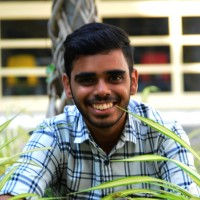
#> input picture Image-Encryption-and-Authentication/Pratyush.png, 200 x 200 px, found by its file name
$ python histogram_20220319125707.py
#> lines starting #> are read from the running program, lines starting #| are printed output that depends on the picture
"""
This module consist of three module redhistogram,bluehistogram,greenhitogram.All these modules does the histogram analysis of the
red , blue and green color present in the images.For calculating the histogram of different color ,pillow image library
is used .And to plot the data on graph matplotlib library has been used.
"""

from PIL import Image
from pylab import *
import matplotlib.pylab as plt
import matplotlib.pylab as plt2


def rgbhistogram(loc,output):

#> called with output = 'ab'
    im = array(Image.open(loc).convert('RGB'))
#> im is the input picture: shape (200, 200, 3); mean R, G, B 135.9, 137.6, 123.1

    im2 = 255 - im  # invert image green
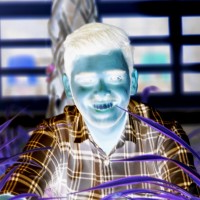
#> im2: shape (200, 200, 3); mean R, G, B 119.1, 117.4, 131.9
    im3 = (100.0 / 255) * im + 100  # clamp to interval 100...200 red
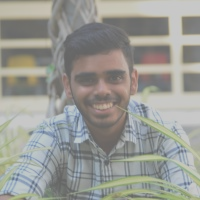
#> im3: shape (200, 200, 3) float64; mean R, G, B 153.3, 154, 148.3
    im4 = 255.0 * (im / 255.0) ** 2  # squared blue
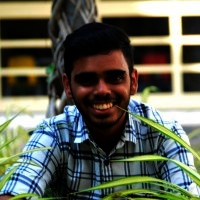
#> im4: shape (200, 200, 3) float64; mean R, G, B 96.1, 99.6, 84.2
    plt2.axis('equal')
    plt2.axis('off')
    plt2.figure()
    plt2.hist(im2.flatten(), 128)
    plt2.hist(im3.flatten(), 128)
    plt2.hist(im4.flatten(), 128)
    plt2.show()
    plt2.savefig(output+".png")
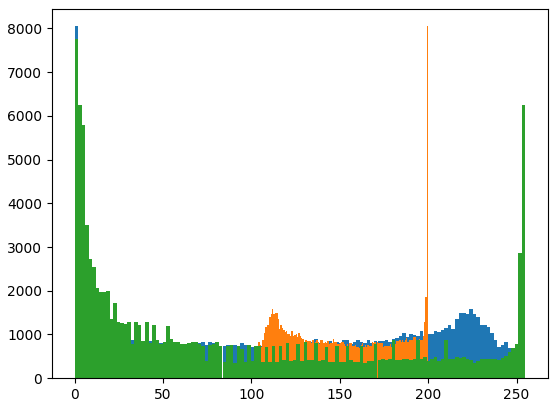
#> figure drawn by matplotlib, 1 panel; tallest bar 8049 high, from x = 0 to 1.99; tallest bar 8049 high, from x = 199.2 to 200; tallest bar 7760 high, from x = 0 to 1.99


def rgbhistogram2(loc,output):
    im = array(Image.open(loc).convert('RGB'))

    im2 = 255 - im  # invert image green
    im3 = (100.0 / 255) * im + 100  # clamp to interval 100...200 red
    im4 = 255.0 * (im / 255.0) ** 2  # squared blue
    plt2.axis('equal')
    plt2.axis('on')
    plt2.figure()
    plt2.hist(im2.flatten(), 128)
    plt2.hist(im3.flatten(), 128)
    plt2.hist(im4.flatten(), 128)
    plt2.show()
    plt2.savefig(output+".png")


def redhistogram(loc):
    im = array(Image.open(loc).convert('RGB')) #Opening the image
    im = (100.0 / 255) * im + 100  # clamp to interval 100...200 red
    #Fecthing red pixels
    axis('equal')
    axis('off')
    figure()
    hist(im.flatten(), 128) #Designing the histogram

    show()


def greenhistogram(loc):
    im = array(Image.open(loc).convert('RGB')) #Opening the image
    im = 255 - im  # invert image green #Fecthing green pixels
    axis('equal')
    axis('off')
    figure()
    hist(im.flatten(), 128)#Designing the histogram
    show()


def bluehistogram(loc):
    im = array(Image.open(loc).convert('RGB')) #Opening the image
    im = 255.0 * (im / 255.0) ** 2  # squared blue #Fecthing blue pixels
    axis('equal')
    axis('off')
    figure()
    hist(im.flatten(), 128)#Designing the histogram
    show()


# im = array(Image.open('abc.png').convert('RGB'))
#
# im2 = 255 - im # invert image green
#
# im3 = (100.0/255) * im + 100 # clamp to interval 100...200 red
#
# im4 = 255.0 * (im/255.0)**2 # squared blue
# # create a new figure
# figure()
# # don't use colors
# #gray()
# # show contours with origin upper left corner
# #contour(im2, origin='image')
#
# axis('equal')
# axis('off')
# figure()
# hist(im2.flatten(),128)
# # hist(im3.flatten(),128)
# # hist(im.flatten(),128)
# # hist(im4.flatten(),128)
# # #
# show()
rgbhistogram('C:/Users/DELL/Downloads/Imaage/Image-Encryption-and-Authentication/Pratyush.png','ab')

$ run again, with Image-Encryption-and-Authentication/baboon.png copied over Image-Encryption-and-Authentication/Pratyush.png
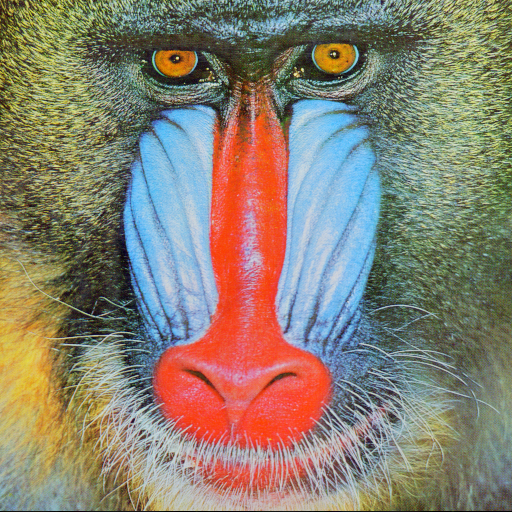
#> input picture Image-Encryption-and-Authentication/baboon.png, 512 x 512 px, found by its file name
#> in rgbhistogram, im is the input picture: shape (512, 512, 3); mean R, G, B 137.4, 128.9, 113.1
#> in rgbhistogram, `im4 = 255.0 * (im / 255.0) ** 2`:
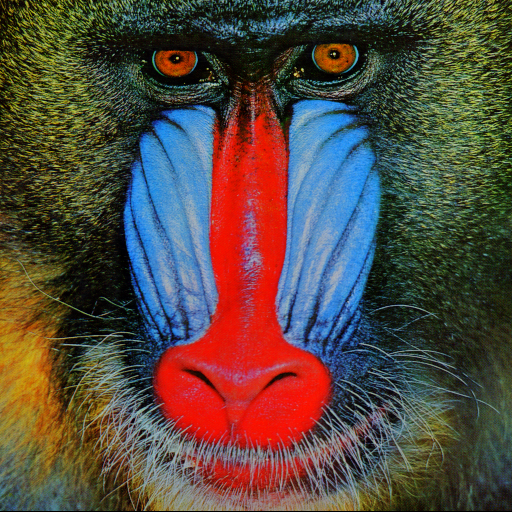
#> im4: shape (512, 512, 3) float64; mean R, G, B 86.1, 74.1, 65.1
#> in rgbhistogram, `plt2.savefig(output+".png")`:
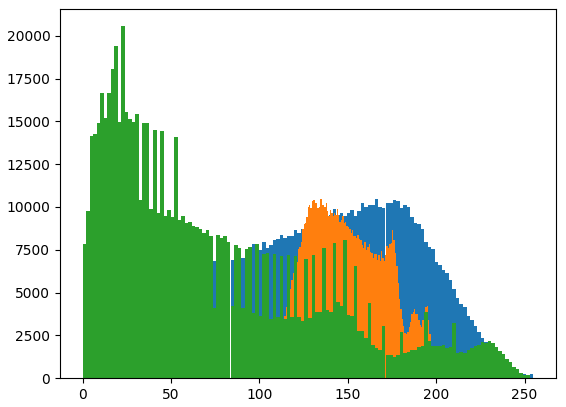
#> figure drawn by matplotlib, 1 panel; tallest bar 10480 high, from x = 165.4 to 167.3; tallest bar 10480 high, from x = 134.4 to 135.2; tallest bar 20558 high, from x = 21.91 to 23.91

$ run again, with Image-Encryption-and-Authentication/crop_{0}.png copied over Image-Encryption-and-Authentication/Pratyush.png
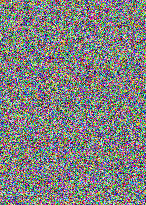
#> input picture Image-Encryption-and-Authentication/crop_{0}.png, 146 x 205 px, found by its file name
#> in rgbhistogram, im is the input picture: shape (205, 146, 3); mean R, G, B 128, 128.2, 127.3
#> in rgbhistogram, `im4 = 255.0 * (im / 255.0) ** 2`:
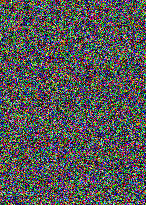
#> im4: shape (205, 146, 3) float64; mean R, G, B 85.8, 85.7, 84.9
#> in rgbhistogram, `plt2.savefig(output+".png")`:
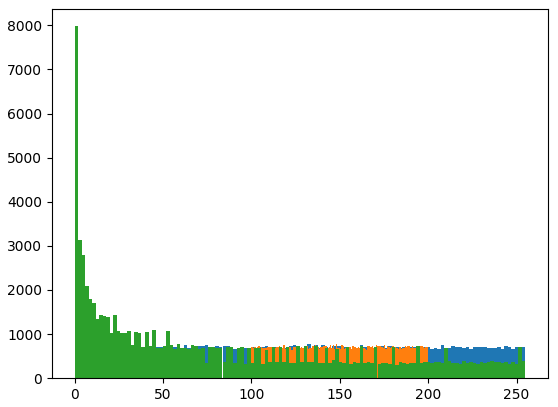
#> figure drawn by matplotlib, 1 panel; tallest bar 771 high, from x = 131.5 to 133.5; tallest bar 771 high, from x = 147.7 to 148.4; tallest bar 7979 high, from x = 0 to 1.99
